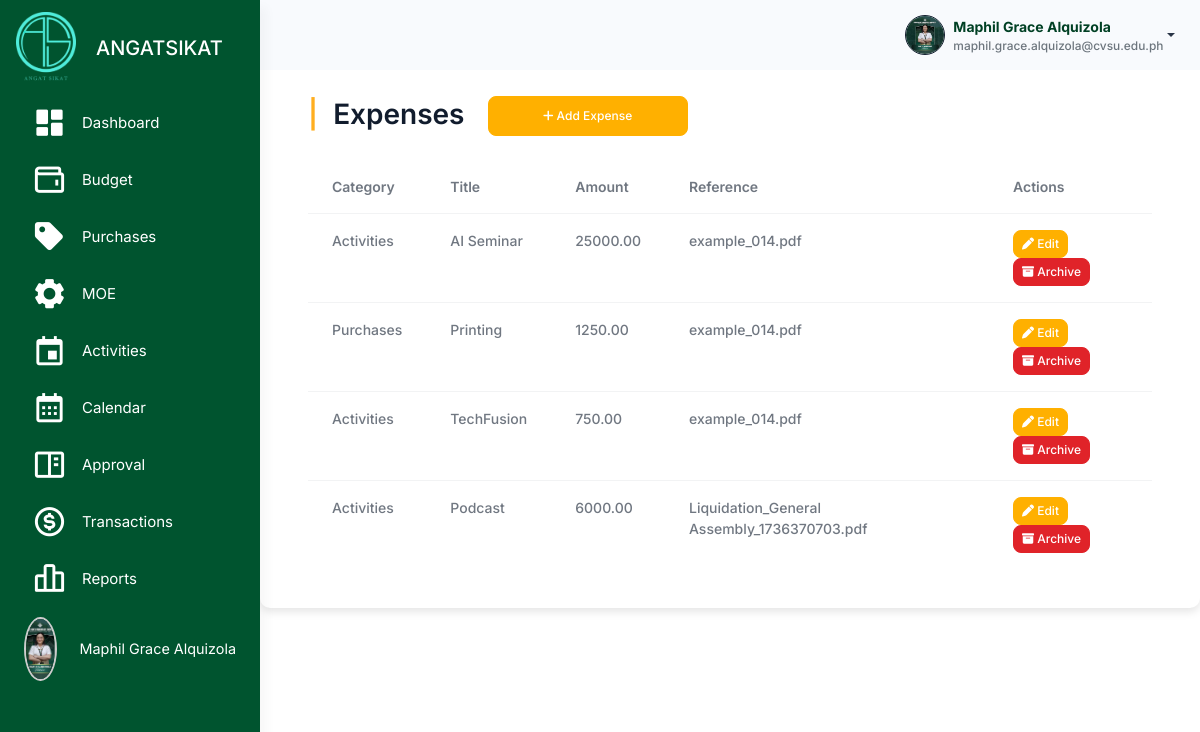
Before: /src/income_and_expenses/expenses.php (signed in) with the older database file.
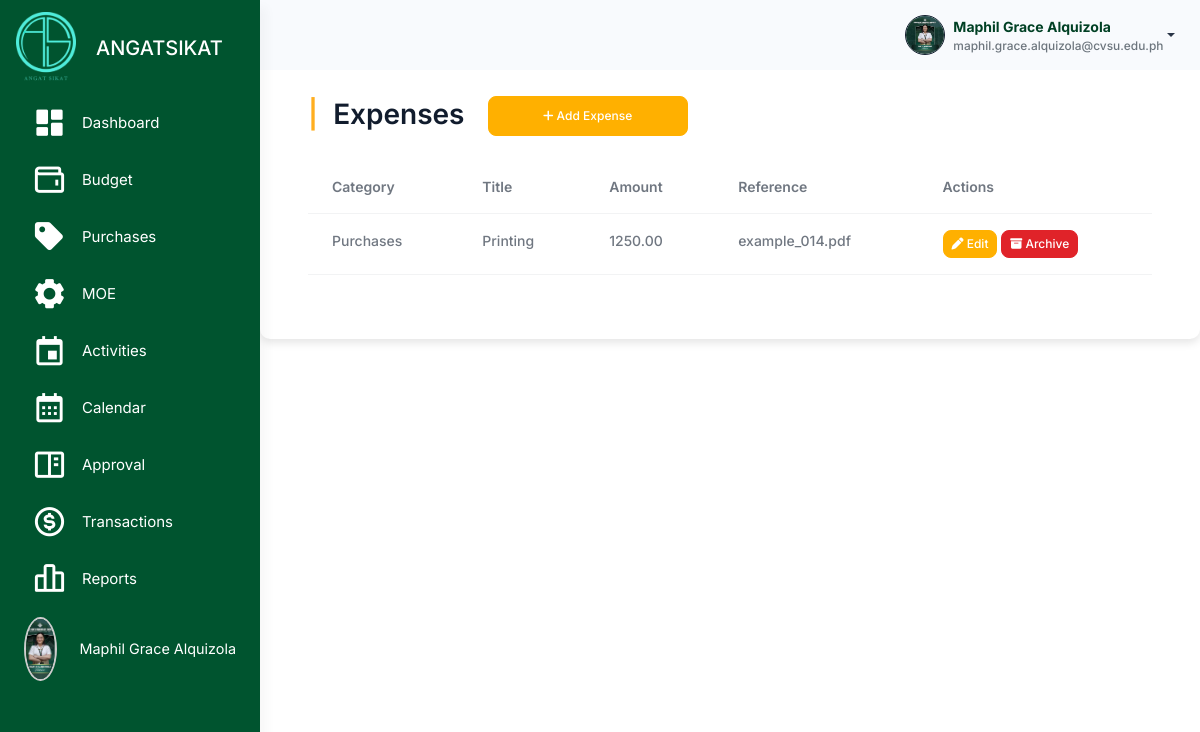
After: the same page with the newer database file.
### tables this page shows
CREATE TABLE `users` (
  `user_id` int(11) NOT NULL,
  `username` varchar(100) NOT NULL,
  `password` varchar(255) NOT NULL,
  `profile_picture` varchar(255) NOT NULL,
  `first_name` varchar(255) NOT NULL,
  `last_name` varchar(255) NOT NULL,
  `email` varchar(100) NOT NULL,
  `role` enum('admin','officer','member') NOT NULL,
  `organization_id` int(11) DEFAULT NULL,
  `archived` tinyint(1) DEFAULT 0,
  `created_at` timestamp NOT NULL DEFAULT current_timestamp(),
  `position` enum('President','Treasurer') NOT NULL,
  `failed_attempts` int(11) DEFAULT 0,
  `is_locked` tinyint(1) DEFAULT 0,
  `last_failed_attempt` datetime DEFAULT NULL
);

CREATE TABLE `expenses` (
  `expense_id` int(11) NOT NULL,
  `organization_id` int(11) NOT NULL,
  `summary_id` int(11) NOT NULL,
  `category` enum('Activities','Purchases','Maintenance and Other Expenses') NOT NULL,
  `title` varchar(255) NOT NULL,
  `amount` decimal(10,2) NOT NULL,
  `reference` varchar(255) DEFAULT NULL,
  `created_at` timestamp NOT NULL DEFAULT current_timestamp(),
  `archived` tinyint(4) NOT NULL DEFAULT 0
);

### src/user_query.php (called while the page is built, shortened)
<?php
$user_id = $_SESSION['user_id'];
$user_query = "SELECT * FROM users WHERE user_id = '$user_id'";
$user_result = mysqli_query($conn, $user_query);
if ($user_result && mysqli_num_rows($user_result) > 0) {
    $user = mysqli_fetch_assoc($user_result);
    $firstname = $user['first_name'];
    $lastname = $user['last_name'];
    $fullname = $firstname . ' ' . $lastname;
    $email = $user['email'];
    $profile_picture = $user['profile_picture'];
} else {
    echo "Error fetching user data: " . mysqli_error($conn);
    exit();
}
?>

### src/session_check.php (called while the page is built, shortened)
<?php
$organization_id = $_SESSION['organization_id'];
?>

### src/income_and_expenses/expenses.php (the view, shortened to what this page needs)
<?php
include '../connection.php';
include '../session_check.php';
include '../user_query.php';
$sql = "SELECT * FROM expenses WHERE organization_id = $organization_id AND archived = 0";
$result = $conn->query($sql);
?>
<!DOCTYPE html>
<html lang="en">
<head>
    <link rel="stylesheet" href="../assets/css/styles.min.css" />
    <link rel="stylesheet" href="../budget_management/css/budget.css" />
    <link href="https://unpkg.com/boxicons@2.1.4/css/boxicons.min.css" rel="stylesheet" />
    <link rel="stylesheet" href="https://cdnjs.cloudflare.com/ajax/libs/font-awesome/6.6.0/css/all.min.css">
    <link rel="stylesheet"
        href="https://cdnjs.cloudflare.com/ajax/libs/selectize.js/0.12.6/css/selectize.bootstrap3.min.css"
 />
    <link rel="stylesheet" href="https://cdn.datatables.net/1.13.1/css/dataTables.bootstrap5.min.css">
</head>
<body>
    <div class="page-wrapper" id="main-wrapper" data-layout="vertical" data-navbarbg="skin6" data-sidebartype="full"
        data-sidebar-position="fixed" data-header-position="fixed">
        <aside class="left-sidebar" id="sidebar">
            <div>
                <div class="brand-logo d-flex align-items-center justify-content-between">
                    <a class="text-nowrap logo-img">
                        <img src="../assets/images/logos/neon_sikat.png" alt="Angat Sikat Logo" class="logo contain"
                            style="width: 60px; height: auto;" />
                    </a>
                    <span class="logo-text">ANGATSIKAT</span>
                </div>
                <nav class="sidebar-nav scroll-sidebar" data-simplebar="">
                    <ul id="sidebarnav">
                        <li class="sidebar-item">
                            <a class="sidebar-link" href="../dashboard/officer_dashboard.php" aria-expanded="false">
                                <i class="bx bxs-dashboard" style="color: #fff; font-size: 35px;"></i>
                                <span class="hide-menu">Dashboard</span>
                            </a>
                        </li>
                        <ul id="sidebarnav">
                            <li class="sidebar-item">
                                <a class="sidebar-link" aria-expanded="false" data-tooltip="Budget"
                                    onclick="toggleSubmenu(event)">
                                    <i class="bx bx-wallet" style="color: #fff; font-size: 35px;"></i>
                                    <span class="hide-menu">Budget</span>
                                </a>
                            </li>
                            <li class="sidebar-item">
                                <a class="sidebar-link" href="../budget_management/purchases/purchases.php" aria-expanded="false">
                                    <i class="bx bxs-purchase-tag" style="color: #fff; font-size: 35px;"></i>
                                    <span class="hide-menu">Purchases</span>
                                </a>
                            </li>
                            <li class="sidebar-item">
                                <a class="sidebar-link" href="../budget_management/maintenance/maintenance.php" aria-expanded="false">
                                    <i class="bx bxs-cog" style="color: #fff; font-size: 35px;"></i>
                                    <span class="hide-menu">MOE</span>
                                </a>
                            </li>
                            <li class="sidebar-item">
                                <a class="sidebar-link" href="../activity_management/activities.php" aria-expanded="false"
                                    data-tooltip="Activities">
                                    <i class="bx bx-calendar-event" style="color: #fff; font-size: 35px;"></i>
                                    <span class="hide-menu">Activities</span>
                                </a>
                            </li>
                            <li class="sidebar-item">
                                <a class="sidebar-link" href="../activity_management/calendar.php" aria-expanded="false"
                                    data-tooltip="Calendar">
                                    <i class="bx bx-calendar" style="color: #fff; font-size: 35px;"></i>
                                    <span class="hide-menu">Calendar</span>
                                </a>
                            </li>
                            <li class="sidebar-item">
                                <a class="sidebar-link" href="../budget_management/budget_approval_table.php" aria-expanded="false"
                                    data-tooltip="Approval">
                                    <i class="bx bx-book-content" style="color: #fff; font-size: 35px;"></i>
                                    <span class="hide-menu">Approval</span>
                                </a>
                            </li>
                            <li class="sidebar-item">
                                <a class="sidebar-link" aria-expanded="false" data-tooltip="Income & Expenses"
                                    onclick="toggleSubmenu(event)">
                                    <i class="bx bx-dollar-circle" style="color: #fff; font-size: 35px;"></i>
                                    <span class="hide-menu">Transactions</span>
                                </a>
                            </li>
                        </ul>
                        <li class="sidebar-item">
                            <a class="sidebar-link" href="../reports/reports.php" aria-expanded="false"
                                data-tooltip="Manage Events">
                                <i class="bx bx-bar-chart-alt-2" style="color: #fff; font-size: 35px;"></i>
                                <span class="hide-menu">Reports</span>
                            </a>
                        </li>
                        <li class="sidebar-item profile-container">
                            <a class="sidebar-link" href="../user/profile.php" aria-expanded="false"
                                data-tooltip="Profile" style="display: flex; align-items: center; padding: 0.5rem;">
                                <div class="profile-pic-border"
                                    style="height: 4rem; width: 4rem; display: flex; justify-content: center; align-items: center; overflow: hidden; border-radius: 50%; border: 2px solid #ccc;">
                                    <img src="<?php echo !empty($profile_picture) ? '../user/' . htmlspecialchars($profile_picture) : '../user/uploads/default.png'; ?>"
                                        alt="Profile Picture" class="profile-pic"
                                        style="height: 100%; width: 100%; object-fit: cover;" />
                                </div>
                                <span class="profile-name" style="margin-left: 0.5rem; font-size: 0.9rem;">
                                    <?php echo htmlspecialchars($user['first_name']) . ' ' . htmlspecialchars($user['last_name']); ?>
                                </span>
                            </a>
                        </li>
                    </ul>
                </nav>
            </div>
        </aside>
        <div class="body-wrapper">
            <header class="app-header">
                <nav class="navbar navbar-expand-lg navbar-light">
                    <div class="navbar-collapse justify-content-end px-0" id="navbarNav">
                        <ul class="navbar-nav flex-row ms-auto align-items-center justify-content-end">
                            <li class="nav-item dropdown">
                                <div class="dropdown">
                                    <a href="#" class="dropdown-toggle d-flex align-items-center"
                                        data-bs-toggle="dropdown" aria-expanded="false" style="text-decoration: none;">
                                        <img class="border border-dark rounded-circle"
                                            src="<?php echo !empty($profile_picture) ? '../user/' . $profile_picture : '../user/uploads/default.png'; ?>"
                                            alt="Profile"
                                            style="width: 40px; height: 40px; margin-left: 10px; object-fit: cover;">
                                        <div class="d-flex flex-column align-items-start ms-2">
                                            <span style="font-weight: bold; color: #004024;">
                                                <?php echo htmlspecialchars($fullname); ?>
                                            </span>
                                            <span style="font-size: 0.85em; color: #6c757d;">
                                                <?php echo htmlspecialchars($email); ?>
                                            </span>
                                        </div>
                                    </a>
                                </div>
                            </li>
                        </ul>
                    </div>
                </nav>
            </header>
            <div class="container mt-5 p-5">
                <h2 class="mb-4">
                    <span class="text-warning fw-bold me-2">|</span> Expenses
                    <button class="btn btn-primary ms-3" data-bs-toggle="modal" data-bs-target="#addExpenseModal"
                        style="height: 40px; width: 200px; border-radius: 8px; font-size: 12px;">
                        <i class="fa-solid fa-plus"></i> Add Expense
                    </button>
                </h2>
                <div class="table-responsive" style="max-height: 400px;">
                    <table id="expensesTable" class="table">
                        <thead>
                            <tr>
                                <th>Category</th>
                                <th>Title</th>
                                <th>Amount</th>
                                <th>Reference</th>
                                <th>Actions</th>
                            </tr>
                        </thead>
                        <tbody>
                            <?php
                            if ($result->num_rows > 0) {
                                while($row = $result->fetch_assoc()) {
                                    echo "<tr>
                                            <td>{$row['category']}</td>
                                            <td>{$row['title']}</td>
                                            <td>{$row['amount']}</td>
                                            <td>{$row['reference']}</td>
                                            <td>
                                                <button class='btn btn-primary btn-sm edit-btn'
                                                        data-bs-toggle='modal'
                                                        data-bs-target='#editExpenseModal'
                                                        data-id='{$row['expense_id']}'>
                                                    <i class='fa-solid fa-pen'></i> Edit
                                                </button>
                                                <button class='btn btn-danger btn-sm archive-btn'
                                                        data-id='{$row['expense_id']}'>
                                                    <i class='fa-solid fa-box-archive'></i> Archive
                                                </button>
                                            </td>
                                        </tr>";
                                }
                            } else {
                                echo "<tr><td colspan='5' class='text-center'>No expenses found</td></tr>";
                            }
                            ?>
                        </tbody>
                    </table>
                </div>
            </div>
        </div>
    </div>
</body>
</html>

### src/budget_management/css/budget.css (style rules this page uses)
.container { padding-top: 20px; background-color: #fff; border-radius: 10px; box-shadow: 0 4px 8px rgba(0, 0, 0, 0.1); }
table { table-layout: auto; max-width: 100%; height: auto; border-collapse: collapse; }
.btn-primary { background-color: #ffb000; border-color: #ffb000; }
.btn-danger { background-color: #e02329; border-color: #e02329; color: #fff; }

### src/income_and_expenses/expenses.php (style rules this page uses)
#sidebar>div>div>span { color: #fff; font-size: 20px; position: absolute; margin-left: 80px; }
#sidebarnav>li>a>span { color: #fff; }
.body-wrapper { height: 100vh; overflow-x: hidden; overflow-y: auto; background-color: white; }
.sidebar-link { position: relative; cursor: pointer; }
.scroll-sidebar { overflow: auto; }
.scroll-sidebar { -ms-overflow-style: none; scrollbar-width: none; }
.table-responsive { overflow-x: auto; -webkit-overflow-scrolling: touch; width: 100%; height: auto; }
table { width: 100%; border-collapse: collapse; }
th, td { text-align: left; padding: 12px; }
th { background-color: #007bff; color: white; }
.btn { font-size: 12px; }

Changed rows visible on the page:
removed expenses: category "Activities", title "AI Seminar", amount "25000.00", reference "example_014.pdf"
removed expenses: category "Activities", title "TechFusion", amount "750.00", reference "example_014.pdf"
removed expenses: category "Activities", title "Podcast", amount "6000.00", reference "Liquidation_General Assembly_1736370703.pdf"
